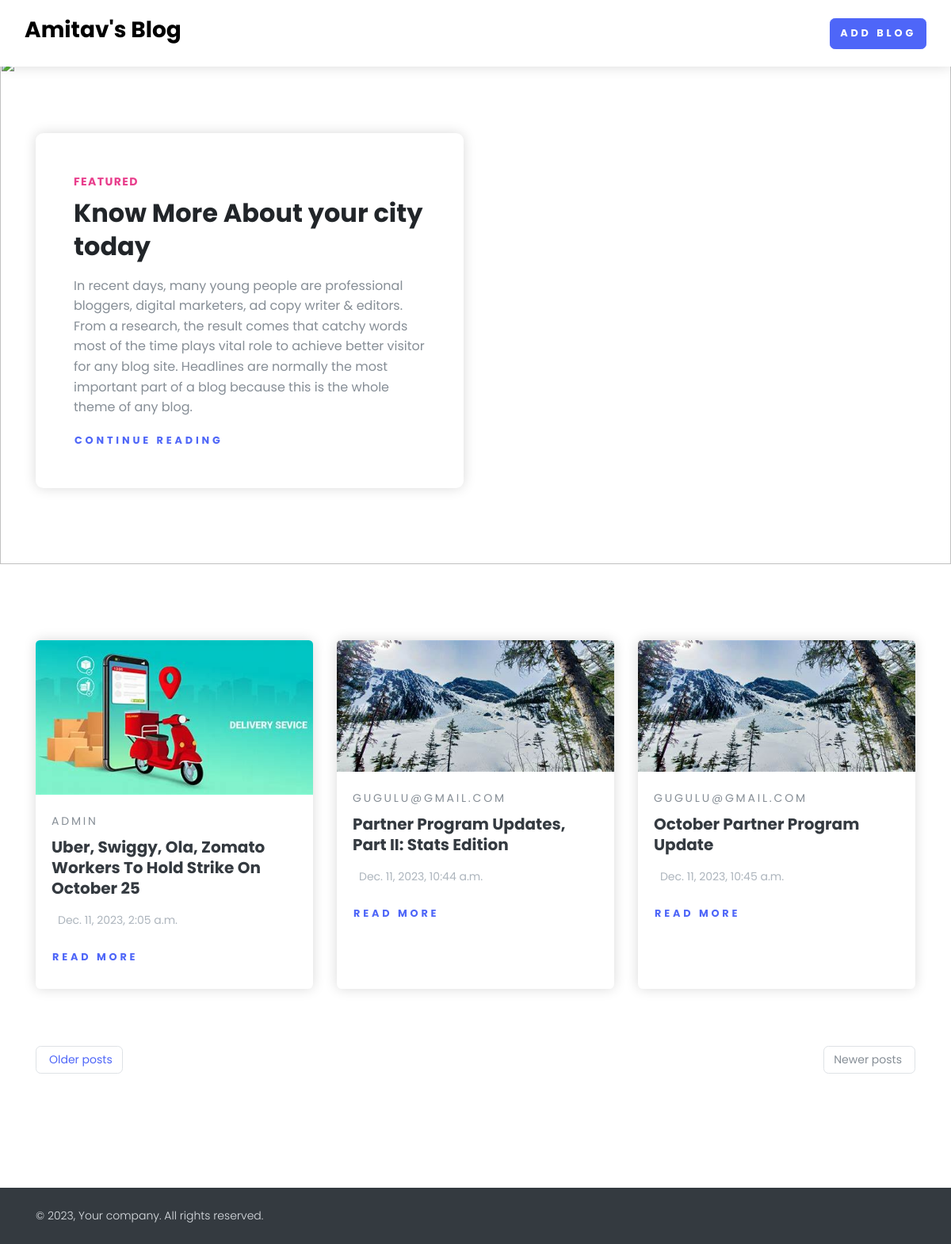
The page / on the database its author committed.
### home/models.py (models this page shows, shortened)
class BlogModel(models.Model):
    title=models.CharField(max_length=1000)
    content=FroalaField()
    slug=models.SlugField(max_length=1000,null=True,blank=True)
    image=models.ImageField(upload_to='blog')
    user=models.ForeignKey(User,blank=True,null=True,on_delete=models.CASCADE)
    created_at = models.DateTimeField(auto_now_add=True)
    updated_at=models.DateTimeField(auto_now=True)

### home/views.py (the view)
# urls.py: 2. Add a URL to urlpatterns:  path('', views.home, name='home')
def home(request):
    context={'blogs':BlogModel.objects.all()}
    return render(request, 'home.html',context)

### home/templates/home.html (shortened to what this page needs)
{%extends "base.html" %}
{% block start %}
<section class="position-relative py-6">
    <img class="bg-image" src="https://wallpapercave.com/wp/wp2855649.jpg" alt="">
    <div class="container">
      <div class="row">
        <div class="col-lg-6">
          <div class="bg-white rounded-lg shadow p-5"><strong class="text-uppercase text-secondary d-inline-block mb-2 text-sm">Featured</strong>
            <h2 class="mb-3">Know More About your city today</h2>
            <p class="text-muted">In recent days, many young people are professional bloggers, digital marketers, ad copy writer & editors. From a research, the result comes that catchy words most of the time plays vital role to achieve better visitor for any blog site. Headlines are normally the most important part of a blog because this is the whole theme of any blog.</p><a class="btn btn-link p-0" href="post.html">Continue reading </a>
          </div>
        </div>
      </div>
    </div>
  </section>
  <section class="py-6">
    <div class="container">
      <div class="row mb-5">
       {% for blog in blogs %}
        <div class="col-lg-4 col-sm-6 mb-4 hover-animate">
          <div class="card shadow border-0 h-100"><a href="{% url 'blog_detail' slug=blog.slug %}"><img class="img-fluid card-img-top" src="/media/{{blog.image}}" alt="..."/></a>
            <div class="card-body"><a class="text-uppercase text-muted text-sm letter-spacing-2" href="#">{{blog.user.username}} </a>
              <h5 class="my-2"><a class="text-dark" href="{% url 'blog_detail' slug=blog.slug %}">{{ blog.title }}</a></h5>
              <p class="text-gray-500 text-sm my-3">{{blog.created_at}}</p>
              <a class="btn btn-link pl-0" href="{% url 'blog_detail' slug=blog.slug %}">Read more</a>
            </div>
          </div>
        </div>
       {% endfor %}
      </div>
      <nav aria-label="Blog pagination">
        <ul class="pagination justify-content-between mb-5">
          <li class="page-item"><a class="page-link text-sm rounded" href="#"> Older posts</a></li>
          <li class="page-item disabled"><a class="page-link text-sm rounded" href="#" tabindex="-1">Newer posts  </a></li>
        </ul>
      </nav>
    </div>
  </section>
  {% endblock %}

### home/templates/base.html (shortened to what this page needs)
<!DOCTYPE html>
<html lang="en">
<head>
    <link rel="stylesheet" href="/media/css/nouislider.css">
    <link rel="stylesheet" href="/media/css/swiper.min.css">
    <link rel="stylesheet" href="/media/css/magnific-popup.css">
    <link rel="stylesheet" href="/media/css/default.css" id="theme-stylesheet">
   </head>
  <body style="padding-top: 72px;">
    <header class="header">
      <nav class="navbar navbar-expand-lg fixed-top shadow navbar-light bg-white">
        <div class="container-fluid">
          <div class="d-flex align-items-center"><a class="navbar-brand py-1" href="/">
          <h3>Amitav's Blog</h3>
          </div>
          <div class="collapse navbar-collapse" id="navbarCollapse">
            <ul class="navbar-nav ml-auto">
              {% if request.user.is_authenticated %}
              <li class="nav-item mt-3 mt-lg-0 ml-lg-3  d-xl-inline-block">
                <a class="btn btn-primary" href="{% url 'add_blog' %}">Add Blogs</a>
              </li>
              <li class="nav-item mt-3  mt-lg-0 ml-lg-3 d-xl-inline-block  ">
                <a class="btn btn-danger" href="{% url 'logout_view' %}">Logout</a>
              </li>
              {% else %}
              <li class="nav-item mt-3 mt-lg-0 ml-lg-3  d-xl-inline-block">
                <a class="btn btn-primary" href="{% url 'login_view' %}">Add Blog</a>
              </li>
              {% endif %}
            </ul>
          </div>
        </div>
      </nav>
    </header>
     {% block start %}
     {% endblock %}
    <footer class="position-relative z-index-10 d-print-none">
      <div class="py-4 font-weight-light bg-gray-800 text-gray-300">
        <div class="container">
          <div class="row align-items-center">
            <div class="col-md-6 text-center text-md-left">
              <p class="text-sm mb-md-0">&copy; 2023, Your company.  All rights reserved.</p>
            </div>
          </div>
        </div>
      </div>
    </footer>
  </body>
</html>

### rows shown on the page
BlogModel: image (picture), user.username "ADMIN", title "Uber, Swiggy, Ola, Zomato Workers To Hold Strike On October 25", created_at "Dec. 11, 2023, 2:05 a.m."
BlogModel: image (picture), user.username "GUGULU@GMAIL.COM", title "Partner Program Updates, Part II: Stats Edition", created_at "Dec. 11, 2023, 10:44 a.m."
BlogModel: image (picture), user.username "GUGULU@GMAIL.COM", title "October Partner Program Update", created_at "Dec. 11, 2023, 10:45 a.m."
